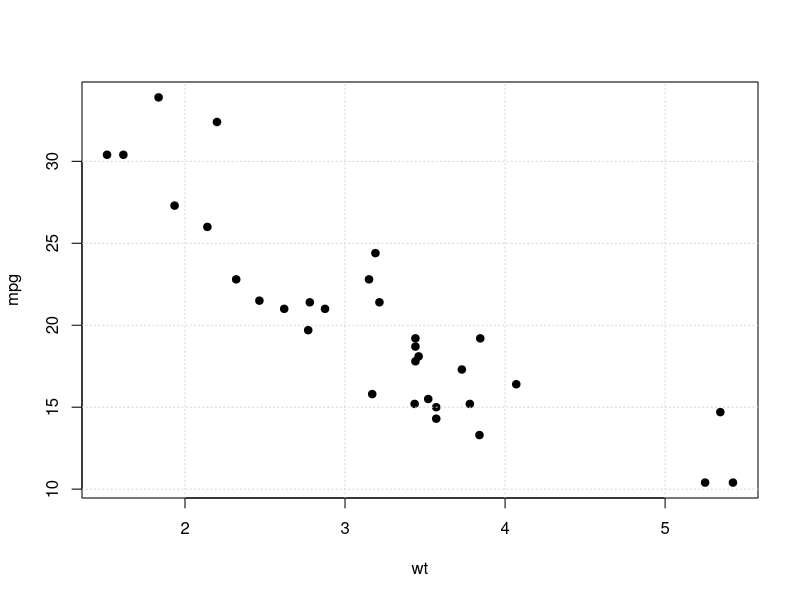
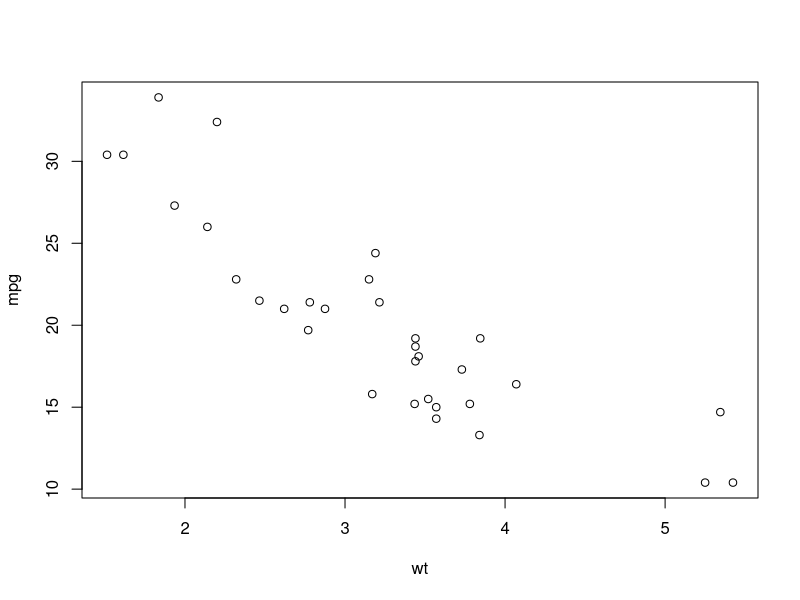
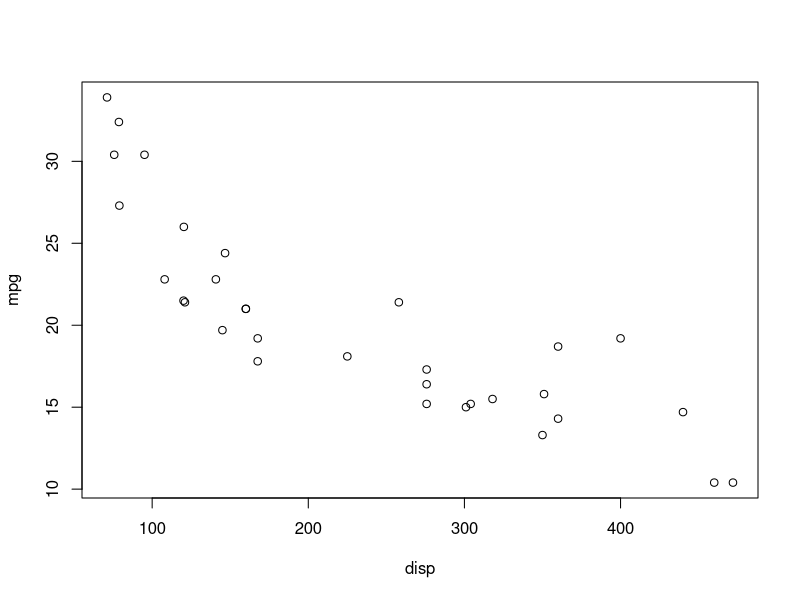
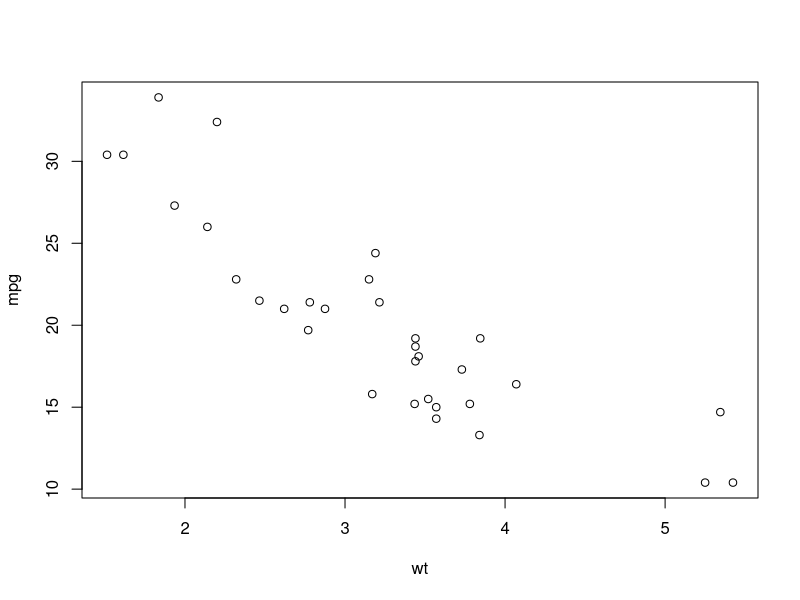
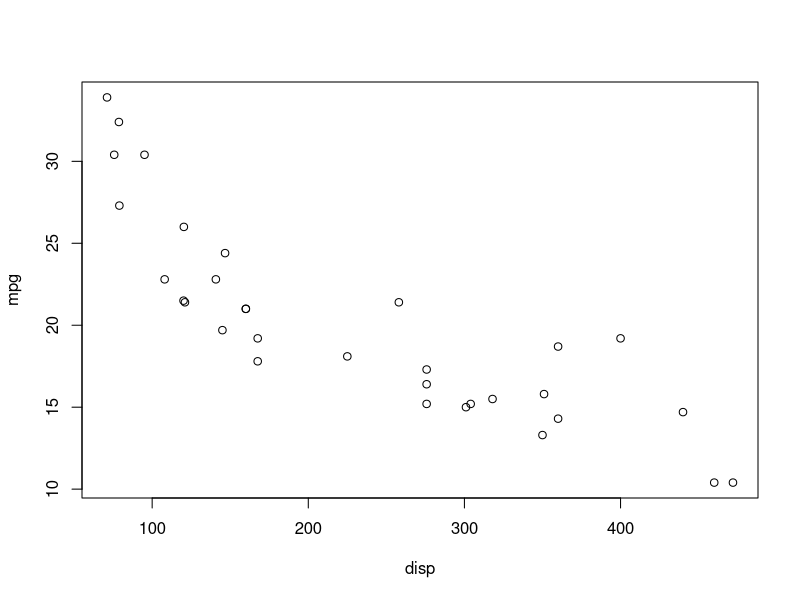

Source code (R) for these figures, in order:
## ---- chunk 1
knitr::opts_chunk$set(echo = TRUE)
## ---- chunk 2
data(mtcars)
## ---- chunk 3
head(mtcars)
## ---- chunk 4
plot(mpg~wt,data=mtcars,pch=19)
grid()
## ---- chunk 5
cor(mtcars$mpg,mtcars$wt)
## ---- chunk 6
model1 <- lm(mpg ~ wt, data = mtcars)
summary(model1)
## ---- chunk 7
newData = data.frame(wt=3.050, disp=122)
print(predict(model1, newData, interval = 'predict'))
## ---- chunk 8
model2 <- lm(mpg ~ disp, data = mtcars)
summary(model2)
## ---- chunk 9
plot(mpg ~ wt+disp, data = mtcars)
## ---- chunk 10
model3= lm(mpg ~ wt+disp, data = mtcars)
summary(model3)
## ---- chunk 11
plot(mpg ~ wt+disp, data=mtcars)
## ---- chunk 12
summary(model3)
## ---- chunk 13
anova_result <- anova(model1, model3)
print(anova_result)
